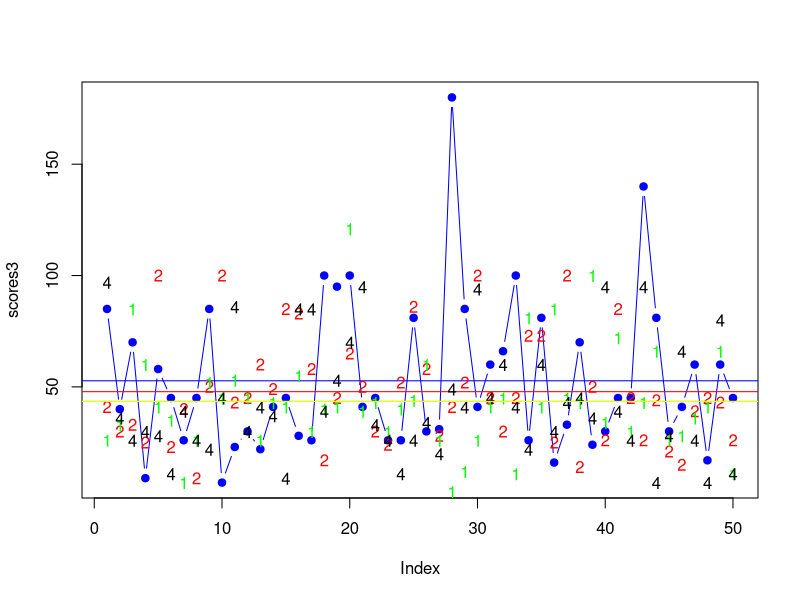

This figure's R source:
#Scores1 28NOV16
scores1 <- c(26,33,85,60,41,35,7,26,52,45,53,45,26,43,41,55,30,40,41,121,39,43,30,40,44,60,26,3,12,26,41,45,11,81,41,85,45,43,100,34,72,30,43,66,26,28,36,41,66,11)
#Scores2 16JAN17
scores2 <- c(41,30,33,25,100,23,40,9,50,100,43,45,60,49,85,83,58,17,45,65,50,30,24,52,86,58,28,41,52,100,45,30,45,73,73,25,100,14,50,26,85,45,26,44,21,15,39,45,43,26)
#Scores3 23JAN17
scores3 <- c(85,40,70,9,58,45,26,45,85,7,23,30,22,41,45,28,26,100,95,100,41,45,26,26,81,30,31,180,85,41,60,66,100,26,81,16,33,70,24,30,45,45,140,81,30,41,60,17,60,45)
#Scores3 01FEB17
scores4 <- c(97,36,26,30,28,11,39,26,22,45,86,30,41,37,9,85,85,39,53,70,95,33,26,11,26,34,20,49,41,94,45,60,41,22,60,30,43,45,36,95,39,26,95,7,28,66,26,7,80,11)

plot(scores3,col="blue",pch=19,type = 'b')
abline(h=mean(scores3),col='blue')
points(scores2,col="red",pch='2',type = 'p')
abline(h=mean(scores2), col="red")
points(scores1,col="green",pch='1',type = 'p')
abline(h=mean(scores1), col="green")
points(scores4,col="black",pch='4',type = 'p')
abline(h=mean(scores1), col="yellow")
c(max(scores1),max(scores2),max(scores3),max(scores4))
c(min(scores1),min(scores2),min(scores3),min(scores4))
c(mean(scores1),mean(scores2),mean(scores3),mean(scores4))
c(median(scores1),median(scores2),median(scores3),median(scores4))
